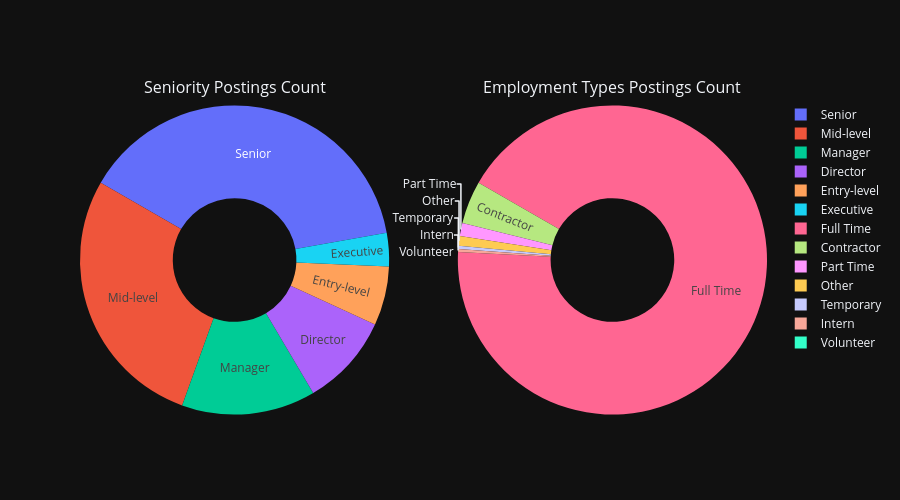

Write notebook code for a chart like this one.
### Code cell
# ۱. ساخت نمودارهای px اولیه
fig_pie1 = px.pie(df_sen_exp_stats,values="count",names="seniority",template="plotly_dark",
    title="Annual Average Salary Distribution by Seniority (Exploded)",hole=0.4,hover_name='seniority')

fig_pie2 = px.pie(df_emp_stats, values='count' , names='Employment Type', template='plotly_dark',
                  title='Annual Average salary Distribution', hole=0.4,hover_name='Employment Type')

# ۲. تعریف شبکه با مشخص کردن نوع (type) هر خانه در specs
fig_combined = make_subplots(
    rows=1,
    cols=2,
    specs=[
        [{"type": "domain"}, {"type": "domain"}]                               #"xy"(def):Bar, Scatter, Box, Histogram, Line
    ],  # خانه (1,1) برای Pie و خانه (1,2) برای Bar                          "domain" : Pie, Donut, Sunburst, Treemap
    subplot_titles=("Seniority Postings Count", "Employment Types Postings Count"),       # "scene" : 3d
)                                                                               #  and 'polar'

# ۳. انتقال Traceها به بوم ترکیبی
for trace in fig_pie1.data:
    fig_combined.add_trace(trace, row=1, col=1)

for trace in fig_pie2.data:
    fig_combined.add_trace(trace, row=1, col=2)


fig_combined.update_traces( textinfo='label',rotation=300)
fig_combined.update_layout(template="plotly_dark", height=500,
                           uniformtext_minsize=12, uniformtext_mode='hide')
fig_combined.show()

### Figure 1 — Plotly figure (JSON) as saved in the notebook; plotly's stock layout.template omitted (floating-point values rounded to 4 significant figures)
{"data": [{"domain": {"x": [0, 0.45], "y": [0, 1]}, "hole": 0.4, "hovertemplate": "<b>%{hovertext}</b><br><br>seniority=%{label}<br>count=%{value}<extra></extra>", "hovertext": ["Director", "Entry-level", "Executive", "Manager", "Mid-level", "Senior"], "labels": ["Director", "Entry-level", "Executive", "Manager", "Mid-level", "Senior"], "legendgroup": "", "name": "", "rotation": -60, "showlegend": true, "textinfo": "label", "type": "pie", "values": [1680, 1078, 610, 2440, 4846, 6764]}, {"domain": {"x": [0.55, 1], "y": [0, 1]}, "hole": 0.4, "hovertemplate": "<b>%{hovertext}</b><br><br>Employment Type=%{label}<br>count=%{value}<extra></extra>", "hovertext": ["Contractor", "Full Time", "Intern", "Other", "Part Time", "Temporary", "Volunteer"], "labels": ["Contractor", "Full Time", "Intern", "Other", "Part Time", "Temporary", "Volunteer"], "legendgroup": "", "name": "", "rotation": -60, "showlegend": true, "textinfo": "label", "type": "pie", "values": [726, 14990, 49, 165, 221, 56, 0]}], "layout": {"annotations": [{"font": {"size": 16}, "showarrow": false, "text": "Seniority Postings Count", "x": 0.225, "xanchor": "center", "xref": "paper", "y": 1, "yanchor": "bottom", "yref": "paper"}, {"font": {"size": 16}, "showarrow": false, "text": "Employment Types Postings Count", "x": 0.775, "xanchor": "center", "xref": "paper", "y": 1, "yanchor": "bottom", "yref": "paper"}], "height": 500, "uniformtext": {"minsize": 12, "mode": "hide"}}}
